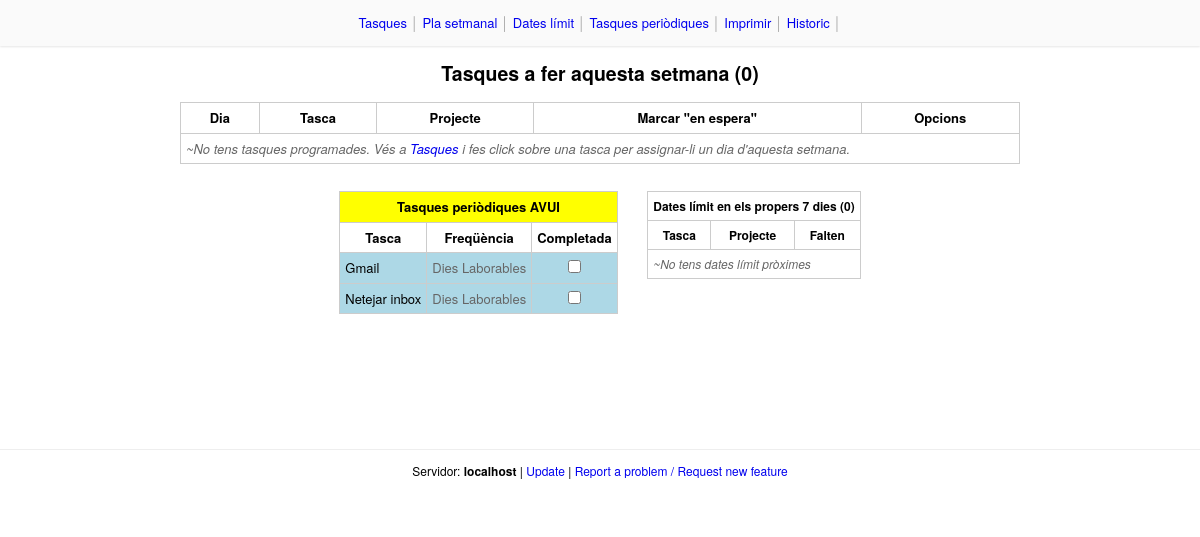
/pla.php, run on the app's committed database.
### tables this page shows
CREATE TABLE IF NOT EXISTS `periodiques` (
`id` int(11) NOT NULL,
  `nom` text NOT NULL,
  `freq` int(11) NOT NULL
);

### funcions.php (called while the page is built, shortened)
<?php
	function freq($n)
	{
		switch($n)
		{
			case 0: $f="Dies Laborables";break;
		}
		return $f;
	}
?>

### pla.php (the view, shortened to what this page needs)
<!doctype html><html><head>
	<link rel=stylesheet href='estils.css'>
</head><body onload=init()><center>
<?php include 'menu.php' ?>
<h2>
	Tasques a fer aquesta setmana (<?php echo mysql_num_rows(mysql_query("SELECT 1 FROM pla_setmanal")) ?>)
</h2>
<table id=pla cellpadding=5 style="width:70%">
	<tr><th>Dia<th>Tasca<th>Projecte<th>Marcar "en espera"<th>Opcions
	<?php
		$res=mysql_query("	SELECT
								pla_setmanal.id 		AS id,
								pla_setmanal.id_tasca 	AS id_tasca,
								pla_setmanal.dia		AS dia,
								tasques.descripcio		AS descripcio,
								tasques.id_projecte		AS id_projecte,
								tasques.acabada			AS acabada,
								projectes.nom			AS nom_projecte,
								arees.id				AS id_area,
								arees.nom				AS nom_area
							FROM
								pla_setmanal,tasques,projectes,arees
							WHERE
								pla_setmanal.id_tasca=tasques.id AND
								tasques.id_projecte=projectes.id AND
								projectes.id_area=arees.id
							ORDER BY dia ASC
							");
		if(mysql_num_rows($res)==0)
			echo "<tr><td colspan=5><i style=color:#666>~No tens tasques programades. Vés a <a href=index.php>Tasques</a> i fes click sobre una tasca per assignar-li un dia d'aquesta setmana.</i>";
	?>
</table>
<div style=margin:1em>
	<?php include 'funcions.php' ?>
	<table id=periodiques cellpadding=5>
		<tr><th colspan=3 style=background:yellow>Tasques periòdiques AVUI
		<tr><th>Tasca<th>Freqüència<th>Completada
		<?php
			$dia=date('w');
			$res=mysql_query("SELECT * FROM periodiques WHERE freq=$dia OR freq=0 ORDER BY freq ASC");
			while($row=mysql_fetch_array($res))
			{
				$id=$row['id'];
				$nom=$row['nom'];
				$freq=$row['freq'];
				if(isset($_COOKIE["periodica$id"]) && $_COOKIE["periodica$id"]=="true")
				{
					$checked=$_COOKIE["periodica$id"];
					$color="#af0";
				}
				else
				{
					$checked="false";
					$color="lightblue";
				}
				echo "<tr style=background-color:$color id=periodica$id>";
				echo "<td>$nom";
				echo "<td style=color:#666>".freq($freq);
				echo "<td align=center>";
				if($checked=="true")
					echo "<input checked type=checkbox onchange=estatTascaPeriodica(this.checked,$id)>";
				else
					echo "<input type=checkbox onchange=estatTascaPeriodica(this.checked,$id)>";
			}
		?>
	</table>
	<?php include 'alertes.php' ?>
</div>
<?php include 'footer.php' ?>

### estils.css (style rules this page uses)
* { margin:0 }
body { height:100%; font:13px/1.5 'Helvetica Neue',Arial,'Liberation Sans',FreeSans,sans-serif; overflow-y:scroll }
h2,h4 { margin:0.7em }
table { border-collapse:collapse }
td { border:1px solid white }
div { padding:0.1em; margin:0.1em; }
a { text-decoration:none }

### pla.php (style rules this page uses)
th,td { border:1px solid #ccc; font-size:13px; }
#periodiques, #alertes { display:inline-block; vertical-align:top; margin:1em; }

### data on the page
periodiques: nom "Gmail", freq "Dies Laborables"
periodiques: nom "Netejar inbox", freq "Dies Laborables"

### other printed values
$contingut "Tasques Pla setmanal Dates límit Tasques periòdiques Imprimir Historic"
mysql_num_rows(mysql_query("SELECT 1 FROM pla_setmanal")) "0"
mysql_num_rows($res) "0"
$_SERVER['SERVER_NAME'] "localhost"
